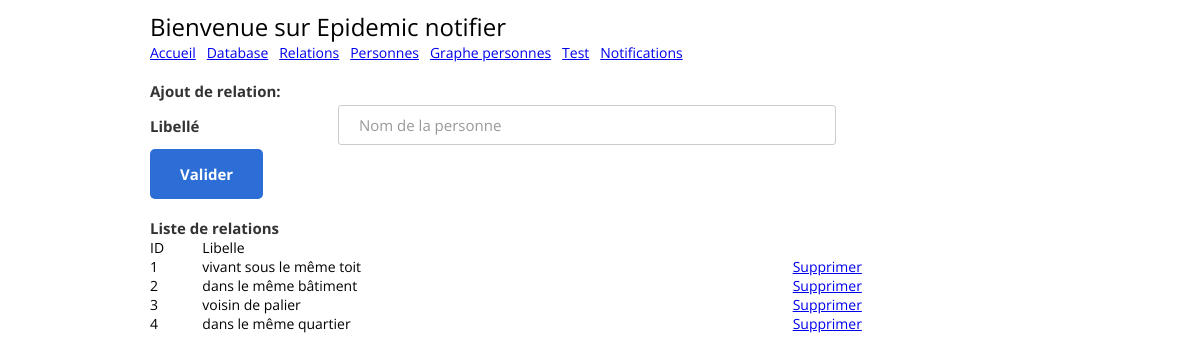
Page /relations on the earlier database version.
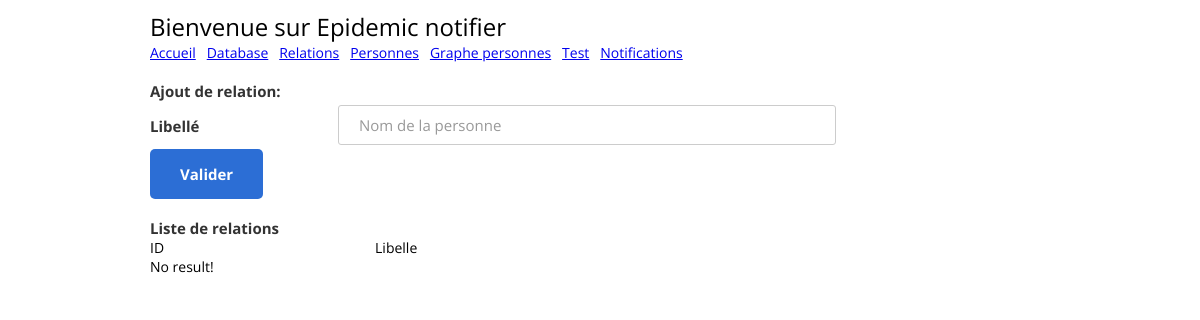
Same page on the later database version.
### tables this page shows
CREATE TABLE relations ( 
            id integer PRIMARY KEY,    
            libelle text UNIQUE
            );

### app.py (the view)
@app.route("/relations")
def home_relation():
    relations = Relation().get_all()
    return render_template("myapp/relation.html", relations=relations)

### treatment/db/relation.py (called while the page is built)
    def get_all(self):
        self.cur.execute("SELECT  * FROM relations ORDER BY id ASC")
        rows = self.cur.fetchall()
        return [RRelation(row[0], row[1]) for row in rows]

### templates/myapp/relation.html (shortened to what this page needs)
<!DOCTYPE html>
<html>
  <head>
    {% include 'inc/header.html' %}
  </head>
  <body>
    <div class="page-wrapper bg-dark p-t-100 p-b-50">
      <div class="wrapper wrapper--w900">
        <form action="/relations" method="POST" onsubmit="return validate_form_relation();">
          <div class="card card-6">
            <div class="card-heading">
              {% include 'inc/header_menu.html' %}
            </div>
            <div class="card-body">
              <div class="label-row">Ajout de relation: </div>
              <div class="form-row">
                <div class="name">Libell&eacute;</div>
                <div class="value">
                  <input class="input--style-6" type="text" id="libelle" name="libelle" value="" placeholder="Nom de la personne" size="32" autocomplete="false">
                </div>
              </div>
            </div>
          </div>
          <div class="card-footer">
            <button class="btn btn--radius-2 btn--blue-2" id="btnvalid_relation" type="submit">Valider</button>
          </div>
        </form>
        <br/>
        <div class="card card-6">
          <div class="card-body">
            <div class="label-row">Liste de relations</div>
            <table width="100%">
              <thead>
                <td>ID</td>
                <td>Libelle</td>
                <td></td>
              </thead>
              <tbody>
                {% if relations %}
                  {% for r in relations %}
                    <tr>
                      <td>{{ r.id }}</td>
                      <td>{{ r.libelle }}</td>
                      <td><a href="javascript:;" onclick="javascript:confirm_delete('relations/delete/{{ r.id }}');">Supprimer</td>
                    </tr>
                  {% endfor %}
                {% else %}
                  <tr><td colspan="7">No result!</td></tr>
                {% endif %}
              </tbody>
            </table>
          </div>
        </div>
      </div>
    </div>
  </body>
</html>

Differences in the rows shown:
removed relations: id "1", libelle "vivant sous le même toit"
removed relations: id "2", libelle "dans le même bâtiment"
removed relations: id "3", libelle "voisin de palier"
removed relations: id "4", libelle "dans le même quartier"
Other differences:
text now shown: "No result!"
